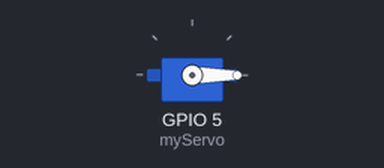
Simulated run of this sketch. Board: ESP32. On the bench: servo.

Above: at 0.05 s.
At 1.5 s:
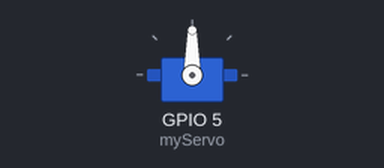
At 3.0 s:
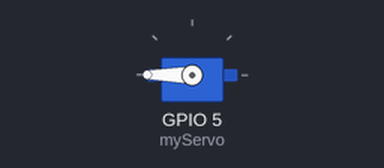
Timing chart, 0 to 6.9 s (numbered marks = the images above):
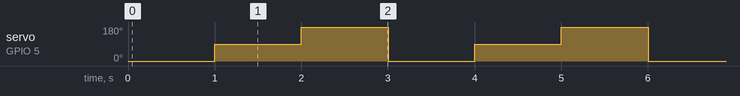

The sketch:

HelloWorld32.ino
```cpp
#include <ESP32Servo.h>

Servo myServo;  // Create a servo object

void setup() {
  // Attach the servo to GPIO pin 18
  // Arguments: pin, minPulseWidth, maxPulseWidth
  // Default range: 500 µs to 2400 µs (good for SG90)
  myServo.attach(5, 500, 2400);
}

void loop() {
  // Move to 0°
  myServo.write(0);
  delay(1000);

  // Move to 90°
  myServo.write(90);
  delay(1000);

  // Move to 180°
  myServo.write(180);
  delay(1000);
}
```

Measured:
- by itself, servo on GPIO 5 (myServo): repeats every 3.0 s: 180° 1.0 s, 0° 1.0 s, 90° 1.0 s
